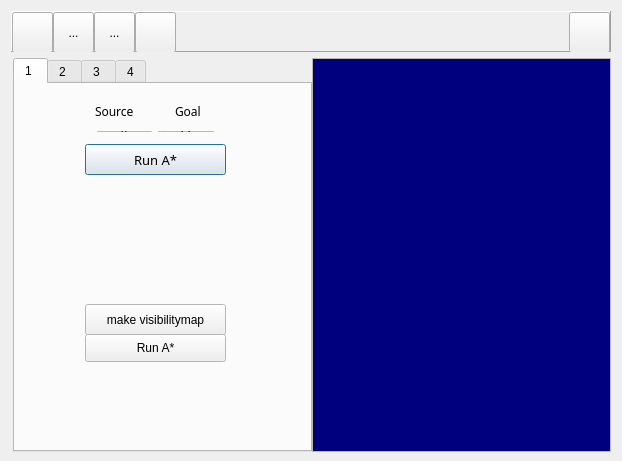
<?xml version="1.0" encoding="UTF-8"?>
<ui version="4.0">
 <class>MainFrame</class>
 <widget class="QDialog" name="MainFrame">
  <property name="geometry">
   <rect>
    <x>0</x>
    <y>0</y>
    <width>622</width>
    <height>461</height>
   </rect>
  </property>
  <property name="sizePolicy">
   <sizepolicy hsizetype="Preferred" vsizetype="Minimum">
    <horstretch>0</horstretch>
    <verstretch>0</verstretch>
   </sizepolicy>
  </property>
  <property name="minimumSize">
   <size>
    <width>0</width>
    <height>461</height>
   </size>
  </property>
  <property name="windowTitle">
   <string>Homeworks</string>
  </property>
  <property name="modal">
   <bool>false</bool>
  </property>
  <layout class="QVBoxLayout" name="verticalLayout">
   <item>
    <widget class="QFrame" name="frame">
     <property name="sizePolicy">
      <sizepolicy hsizetype="Preferred" vsizetype="Fixed">
       <horstretch>0</horstretch>
       <verstretch>0</verstretch>
      </sizepolicy>
     </property>
     <property name="minimumSize">
      <size>
       <width>0</width>
       <height>41</height>
      </size>
     </property>
     <property name="maximumSize">
      <size>
       <width>16777215</width>
       <height>41</height>
      </size>
     </property>
     <property name="frameShape">
      <enum>QFrame::Panel</enum>
     </property>
     <property name="frameShadow">
      <enum>QFrame::Raised</enum>
     </property>
     <layout class="QHBoxLayout" name="horizontalLayout_3">
      <property name="spacing">
       <number>0</number>
      </property>
      <property name="leftMargin">
       <number>0</number>
      </property>
      <property name="topMargin">
       <number>0</number>
      </property>
      <property name="rightMargin">
       <number>0</number>
      </property>
      <property name="bottomMargin">
       <number>0</number>
      </property>
      <item>
       <widget class="QToolButton" name="buttonOpen">
        <property name="enabled">
         <bool>true</bool>
        </property>
        <property name="sizePolicy">
         <sizepolicy hsizetype="Minimum" vsizetype="Minimum">
          <horstretch>0</horstretch>
          <verstretch>0</verstretch>
         </sizepolicy>
        </property>
        <property name="minimumSize">
         <size>
          <width>41</width>
          <height>41</height>
         </size>
        </property>
        <property name="maximumSize">
         <size>
          <width>41</width>
          <height>41</height>
         </size>
        </property>
        <property name="toolTip">
         <string>open an image file</string>
        </property>
        <property name="layoutDirection">
         <enum>Qt::LeftToRight</enum>
        </property>
        <property name="autoFillBackground">
         <bool>false</bool>
        </property>
        <property name="text">
         <string/>
        </property>
        <property name="icon">
         <iconset resource="images/mainframe.qrc">
          <normaloff>:/open.png</normaloff>:/open.png</iconset>
        </property>
        <property name="iconSize">
         <size>
          <width>41</width>
          <height>41</height>
         </size>
        </property>
        <property name="checkable">
         <bool>false</bool>
        </property>
        <property name="autoRepeat">
         <bool>false</bool>
        </property>
        <property name="autoExclusive">
         <bool>false</bool>
        </property>
        <property name="popupMode">
         <enum>QToolButton::DelayedPopup</enum>
        </property>
        <property name="toolButtonStyle">
         <enum>Qt::ToolButtonIconOnly</enum>
        </property>
        <property name="autoRaise">
         <bool>false</bool>
        </property>
       </widget>
      </item>
      <item>
       <widget class="QToolButton" name="toolButton_2">
        <property name="sizePolicy">
         <sizepolicy hsizetype="Minimum" vsizetype="Minimum">
          <horstretch>0</horstretch>
          <verstretch>0</verstretch>
         </sizepolicy>
        </property>
        <property name="minimumSize">
         <size>
          <width>41</width>
          <height>41</height>
         </size>
        </property>
        <property name="maximumSize">
         <size>
          <width>41</width>
          <height>41</height>
         </size>
        </property>
        <property name="text">
         <string>...</string>
        </property>
       </widget>
      </item>
      <item>
       <widget class="QToolButton" name="toolButton_3">
        <property name="sizePolicy">
         <sizepolicy hsizetype="Minimum" vsizetype="Minimum">
          <horstretch>0</horstretch>
          <verstretch>0</verstretch>
         </sizepolicy>
        </property>
        <property name="minimumSize">
         <size>
          <width>41</width>
          <height>41</height>
         </size>
        </property>
        <property name="maximumSize">
         <size>
          <width>41</width>
          <height>41</height>
         </size>
        </property>
        <property name="text">
         <string>...</string>
        </property>
       </widget>
      </item>
      <item>
       <widget class="QToolButton" name="buttonDeleteContents">
        <property name="sizePolicy">
         <sizepolicy hsizetype="Minimum" vsizetype="Minimum">
          <horstretch>0</horstretch>
          <verstretch>0</verstretch>
         </sizepolicy>
        </property>
        <property name="minimumSize">
         <size>
          <width>41</width>
          <height>41</height>
         </size>
        </property>
        <property name="maximumSize">
         <size>
          <width>41</width>
          <height>41</height>
         </size>
        </property>
        <property name="toolTip">
         <string>close all forms</string>
        </property>
        <property name="autoFillBackground">
         <bool>false</bool>
        </property>
        <property name="text">
         <string/>
        </property>
        <property name="icon">
         <iconset resource="images/mainframe.qrc">
          <normaloff>:/1-21.png</normaloff>:/1-21.png</iconset>
        </property>
        <property name="iconSize">
         <size>
          <width>41</width>
          <height>41</height>
         </size>
        </property>
       </widget>
      </item>
      <item>
       <spacer name="horizontalSpacer">
        <property name="orientation">
         <enum>Qt::Horizontal</enum>
        </property>
        <property name="sizeHint" stdset="0">
         <size>
          <width>40</width>
          <height>20</height>
         </size>
        </property>
       </spacer>
      </item>
      <item>
       <widget class="QToolButton" name="buttonShowList">
        <property name="sizePolicy">
         <sizepolicy hsizetype="Minimum" vsizetype="Minimum">
          <horstretch>0</horstretch>
          <verstretch>0</verstretch>
         </sizepolicy>
        </property>
        <property name="minimumSize">
         <size>
          <width>41</width>
          <height>41</height>
         </size>
        </property>
        <property name="maximumSize">
         <size>
          <width>41</width>
          <height>41</height>
         </size>
        </property>
        <property name="toolTip">
         <string>show the list view</string>
        </property>
        <property name="text">
         <string/>
        </property>
        <property name="icon">
         <iconset resource="images/mainframe.qrc">
          <normaloff>:/2-3.png</normaloff>:/2-3.png</iconset>
        </property>
        <property name="iconSize">
         <size>
          <width>82</width>
          <height>41</height>
         </size>
        </property>
       </widget>
      </item>
     </layout>
    </widget>
   </item>
   <item>
    <layout class="QHBoxLayout" name="horizontalLayout">
     <property name="spacing">
      <number>0</number>
     </property>
     <property name="leftMargin">
      <number>2</number>
     </property>
     <item>
      <widget class="QTabWidget" name="tabWidget">
       <property name="sizePolicy">
        <sizepolicy hsizetype="Fixed" vsizetype="Expanding">
         <horstretch>0</horstretch>
         <verstretch>0</verstretch>
        </sizepolicy>
       </property>
       <property name="minimumSize">
        <size>
         <width>299</width>
         <height>394</height>
        </size>
       </property>
       <property name="palette">
        <palette>
         <active>
          <colorrole role="Light">
           <brush brushstyle="SolidPattern">
            <color alpha="255">
             <red>255</red>
             <green>255</green>
             <blue>255</blue>
            </color>
           </brush>
          </colorrole>
          <colorrole role="Base">
           <brush brushstyle="SolidPattern">
            <color alpha="255">
             <red>255</red>
             <green>255</green>
             <blue>255</blue>
            </color>
           </brush>
          </colorrole>
          <colorrole role="Window">
           <brush brushstyle="SolidPattern">
            <color alpha="255">
             <red>255</red>
             <green>255</green>
             <blue>255</blue>
            </color>
           </brush>
          </colorrole>
          <colorrole role="NoRole">
           <brush brushstyle="SolidPattern">
            <color alpha="255">
             <red>255</red>
             <green>85</green>
             <blue>0</blue>
            </color>
           </brush>
          </colorrole>
         </active>
         <inactive>
          <colorrole role="Light">
           <brush brushstyle="SolidPattern">
            <color alpha="255">
             <red>255</red>
             <green>255</green>
             <blue>255</blue>
            </color>
           </brush>
          </colorrole>
          <colorrole role="Base">
           <brush brushstyle="SolidPattern">
            <color alpha="255">
             <red>255</red>
             <green>255</green>
             <blue>255</blue>
            </color>
           </brush>
          </colorrole>
          <colorrole role="Window">
           <brush brushstyle="SolidPattern">
            <color alpha="255">
             <red>255</red>
             <green>255</green>
             <blue>255</blue>
            </color>
           </brush>
          </colorrole>
          <colorrole role="NoRole">
           <brush brushstyle="SolidPattern">
            <color alpha="255">
             <red>255</red>
             <green>85</green>
             <blue>0</blue>
            </color>
           </brush>
          </colorrole>
         </inactive>
         <disabled>
          <colorrole role="Light">
           <brush brushstyle="SolidPattern">
            <color alpha="255">
             <red>255</red>
             <green>255</green>
             <blue>255</blue>
            </color>
           </brush>
          </colorrole>
          <colorrole role="Base">
           <brush brushstyle="SolidPattern">
            <color alpha="255">
             <red>255</red>
             <green>255</green>
             <blue>255</blue>
            </color>
           </brush>
          </colorrole>
          <colorrole role="Window">
           <brush brushstyle="SolidPattern">
            <color alpha="255">
             <red>255</red>
             <green>255</green>
             <blue>255</blue>
            </color>
           </brush>
          </colorrole>
          <colorrole role="NoRole">
           <brush brushstyle="SolidPattern">
            <color alpha="255">
             <red>255</red>
             <green>85</green>
             <blue>0</blue>
            </color>
           </brush>
          </colorrole>
         </disabled>
        </palette>
       </property>
       <property name="cursor">
        <cursorShape>ArrowCursor</cursorShape>
       </property>
       <property name="autoFillBackground">
        <bool>false</bool>
       </property>
       <property name="tabPosition">
        <enum>QTabWidget::North</enum>
       </property>
       <property name="tabShape">
        <enum>QTabWidget::Rounded</enum>
       </property>
       <property name="currentIndex">
        <number>0</number>
       </property>
       <property name="iconSize">
        <size>
         <width>31</width>
         <height>31</height>
        </size>
       </property>
       <property name="elideMode">
        <enum>Qt::ElideMiddle</enum>
       </property>
       <widget class="QWidget" name="tab_1">
        <attribute name="title">
         <string>1 </string>
        </attribute>
        <widget class="QPushButton" name="buttonAStar">
         <property name="geometry">
          <rect>
           <x>70</x>
           <y>60</y>
           <width>141</width>
           <height>31</height>
          </rect>
         </property>
         <property name="font">
          <font>
           <family>맑은 고딕</family>
           <pointsize>10</pointsize>
          </font>
         </property>
         <property name="text">
          <string>Run A*</string>
         </property>
        </widget>
        <widget class="QLabel" name="label_17">
         <property name="geometry">
          <rect>
           <x>80</x>
           <y>21</y>
           <width>56</width>
           <height>12</height>
          </rect>
         </property>
         <property name="font">
          <font>
           <family>맑은 고딕</family>
          </font>
         </property>
         <property name="text">
          <string>Source</string>
         </property>
        </widget>
        <widget class="QLabel" name="label_18">
         <property name="geometry">
          <rect>
           <x>160</x>
           <y>21</y>
           <width>56</width>
           <height>12</height>
          </rect>
         </property>
         <property name="font">
          <font>
           <family>맑은 고딕</family>
          </font>
         </property>
         <property name="text">
          <string>Goal</string>
         </property>
        </widget>
        <widget class="QWidget" name="layoutWidget">
         <property name="geometry">
          <rect>
           <x>71</x>
           <y>36</y>
           <width>139</width>
           <height>23</height>
          </rect>
         </property>
         <layout class="QHBoxLayout" name="horizontalLayout_9">
          <item>
           <widget class="QLineEdit" name="editSourceNode">
            <property name="text">
             <string>A</string>
            </property>
            <property name="alignment">
             <set>Qt::AlignCenter</set>
            </property>
           </widget>
          </item>
          <item>
           <widget class="QLineEdit" name="editGoalNode">
            <property name="text">
             <string>Q</string>
            </property>
            <property name="alignment">
             <set>Qt::AlignCenter</set>
            </property>
           </widget>
          </item>
         </layout>
        </widget>
        <widget class="QPushButton" name="visibilityMap">
         <property name="geometry">
          <rect>
           <x>70</x>
           <y>220</y>
           <width>141</width>
           <height>31</height>
          </rect>
         </property>
         <property name="text">
          <string>make visibilitymap</string>
         </property>
        </widget>
        <widget class="QPushButton" name="visibilityAstar">
         <property name="geometry">
          <rect>
           <x>70</x>
           <y>250</y>
           <width>141</width>
           <height>28</height>
          </rect>
         </property>
         <property name="text">
          <string>Run A*</string>
         </property>
        </widget>
       </widget>
       <widget class="QWidget" name="tab_2">
        <attribute name="title">
         <string>2 </string>
        </attribute>
       </widget>
       <widget class="QWidget" name="tab">
        <attribute name="title">
         <string>3 </string>
        </attribute>
       </widget>
       <widget class="QWidget" name="tab_3">
        <attribute name="title">
         <string>4</string>
        </attribute>
       </widget>
      </widget>
     </item>
     <item>
      <widget class="QListWidget" name="listWidget">
       <property name="sizePolicy">
        <sizepolicy hsizetype="Ignored" vsizetype="Minimum">
         <horstretch>0</horstretch>
         <verstretch>0</verstretch>
        </sizepolicy>
       </property>
       <property name="minimumSize">
        <size>
         <width>0</width>
         <height>394</height>
        </size>
       </property>
       <property name="palette">
        <palette>
         <active>
          <colorrole role="WindowText">
           <brush brushstyle="SolidPattern">
            <color alpha="255">
             <red>255</red>
             <green>255</green>
             <blue>0</blue>
            </color>
           </brush>
          </colorrole>
          <colorrole role="Text">
           <brush brushstyle="SolidPattern">
            <color alpha="255">
             <red>255</red>
             <green>255</green>
             <blue>255</blue>
            </color>
           </brush>
          </colorrole>
          <colorrole role="Base">
           <brush brushstyle="SolidPattern">
            <color alpha="255">
             <red>0</red>
             <green>0</green>
             <blue>127</blue>
            </color>
           </brush>
          </colorrole>
          <colorrole role="PlaceholderText">
           <brush brushstyle="NoBrush">
            <color alpha="128">
             <red>255</red>
             <green>255</green>
             <blue>255</blue>
            </color>
           </brush>
          </colorrole>
         </active>
         <inactive>
          <colorrole role="WindowText">
           <brush brushstyle="SolidPattern">
            <color alpha="255">
             <red>255</red>
             <green>255</green>
             <blue>0</blue>
            </color>
           </brush>
          </colorrole>
          <colorrole role="Text">
           <brush brushstyle="SolidPattern">
            <color alpha="255">
             <red>255</red>
             <green>255</green>
             <blue>255</blue>
            </color>
           </brush>
          </colorrole>
          <colorrole role="Base">
           <brush brushstyle="SolidPattern">
            <color alpha="255">
             <red>0</red>
             <green>0</green>
             <blue>127</blue>
            </color>
           </brush>
          </colorrole>
          <colorrole role="PlaceholderText">
           <brush brushstyle="NoBrush">
            <color alpha="128">
             <red>255</red>
             <green>255</green>
             <blue>255</blue>
            </color>
           </brush>
          </colorrole>
         </inactive>
         <disabled>
          <colorrole role="WindowText">
           <brush brushstyle="SolidPattern">
            <color alpha="255">
             <red>120</red>
             <green>120</green>
             <blue>120</blue>
            </color>
           </brush>
          </colorrole>
          <colorrole role="Text">
           <brush brushstyle="SolidPattern">
            <color alpha="255">
             <red>120</red>
             <green>120</green>
             <blue>120</blue>
            </color>
           </brush>
          </colorrole>
          <colorrole role="Base">
           <brush brushstyle="SolidPattern">
            <color alpha="255">
             <red>240</red>
             <green>240</green>
             <blue>240</blue>
            </color>
           </brush>
          </colorrole>
          <colorrole role="PlaceholderText">
           <brush brushstyle="NoBrush">
            <color alpha="128">
             <red>255</red>
             <green>255</green>
             <blue>255</blue>
            </color>
           </brush>
          </colorrole>
         </disabled>
        </palette>
       </property>
       <property name="font">
        <font>
         <family>Times New Roman</family>
         <pointsize>10</pointsize>
        </font>
       </property>
      </widget>
     </item>
    </layout>
   </item>
  </layout>
 </widget>
 <layoutdefault spacing="6" margin="11"/>
 <resources>
  <include location="images/mainframe.qrc"/>
 </resources>
 <connections/>
</ui>
